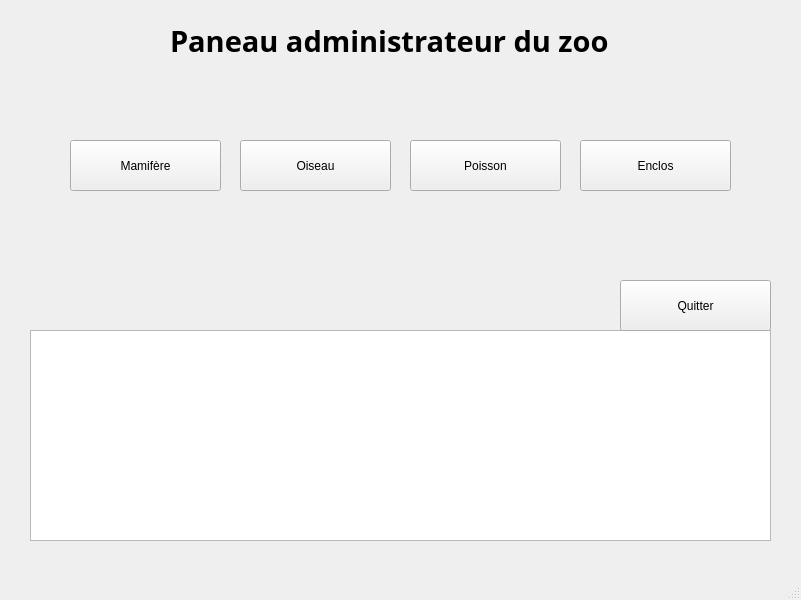
<?xml version="1.0" encoding="UTF-8"?>
<ui version="4.0">
 <class>MainWindow</class>
 <widget class="QMainWindow" name="MainWindow">
  <property name="geometry">
   <rect>
    <x>0</x>
    <y>0</y>
    <width>801</width>
    <height>600</height>
   </rect>
  </property>
  <property name="windowTitle">
   <string>MainWindow</string>
  </property>
  <widget class="QWidget" name="centralwidget">
   <widget class="QTextBrowser" name="textBrowser">
    <property name="geometry">
     <rect>
      <x>30</x>
      <y>330</y>
      <width>741</width>
      <height>211</height>
     </rect>
    </property>
   </widget>
   <widget class="QPushButton" name="pushButton">
    <property name="geometry">
     <rect>
      <x>70</x>
      <y>140</y>
      <width>151</width>
      <height>51</height>
     </rect>
    </property>
    <property name="text">
     <string>Mamifère</string>
    </property>
   </widget>
   <widget class="QPushButton" name="pushButton_2">
    <property name="geometry">
     <rect>
      <x>580</x>
      <y>140</y>
      <width>151</width>
      <height>51</height>
     </rect>
    </property>
    <property name="text">
     <string>Enclos</string>
    </property>
   </widget>
   <widget class="QPushButton" name="pushButton_3">
    <property name="geometry">
     <rect>
      <x>620</x>
      <y>280</y>
      <width>151</width>
      <height>51</height>
     </rect>
    </property>
    <property name="text">
     <string>Quitter</string>
    </property>
   </widget>
   <widget class="QPushButton" name="pushButton_5">
    <property name="geometry">
     <rect>
      <x>240</x>
      <y>140</y>
      <width>151</width>
      <height>51</height>
     </rect>
    </property>
    <property name="text">
     <string>Oiseau</string>
    </property>
   </widget>
   <widget class="QPushButton" name="pushButton_6">
    <property name="geometry">
     <rect>
      <x>410</x>
      <y>140</y>
      <width>151</width>
      <height>51</height>
     </rect>
    </property>
    <property name="text">
     <string>Poisson</string>
    </property>
   </widget>
   <widget class="QLabel" name="label">
    <property name="geometry">
     <rect>
      <x>170</x>
      <y>20</y>
      <width>471</width>
      <height>41</height>
     </rect>
    </property>
    <property name="font">
     <font>
      <family>Arial Black</family>
      <pointsize>22</pointsize>
      <weight>75</weight>
      <bold>true</bold>
     </font>
    </property>
    <property name="text">
     <string>Paneau administrateur du zoo</string>
    </property>
   </widget>
  </widget>
  <widget class="QMenuBar" name="menubar">
   <property name="geometry">
    <rect>
     <x>0</x>
     <y>0</y>
     <width>801</width>
     <height>21</height>
    </rect>
   </property>
  </widget>
  <widget class="QStatusBar" name="statusbar"/>
 </widget>
 <resources/>
 <connections/>
</ui>
